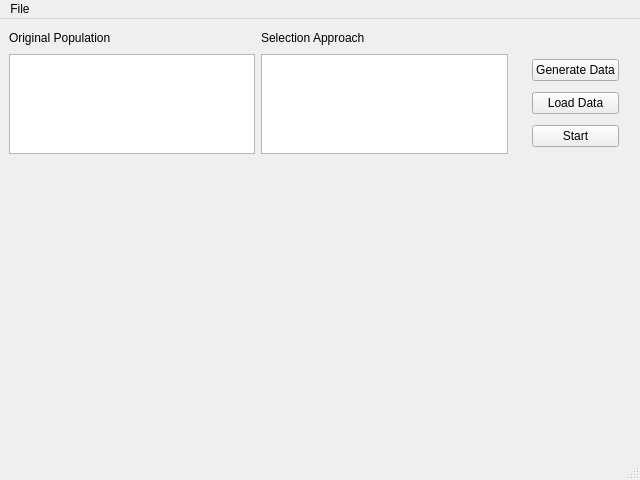
<?xml version="1.0" encoding="UTF-8"?>
<ui version="4.0">
 <class>MainWindow</class>
 <widget class="QMainWindow" name="MainWindow">
  <property name="geometry">
   <rect>
    <x>0</x>
    <y>0</y>
    <width>640</width>
    <height>480</height>
   </rect>
  </property>
  <property name="windowTitle">
   <string>Genomic Selection Simulation</string>
  </property>
  <widget class="QWidget" name="centralwidget">
   <layout class="QGridLayout" name="gridLayout">
    <item row="0" column="0">
     <widget class="QLabel" name="labelOrgPopulation">
      <property name="maximumSize">
       <size>
        <width>16777215</width>
        <height>20</height>
       </size>
      </property>
      <property name="text">
       <string>Original Population</string>
      </property>
     </widget>
    </item>
    <item row="0" column="1">
     <widget class="QLabel" name="labelSelectionApproach">
      <property name="maximumSize">
       <size>
        <width>16777215</width>
        <height>20</height>
       </size>
      </property>
      <property name="text">
       <string>Selection Approach</string>
      </property>
     </widget>
    </item>
    <item row="3" column="0">
     <widget class="QListWidget" name="listWidgetOrgPopulation">
      <property name="maximumSize">
       <size>
        <width>16777215</width>
        <height>100</height>
       </size>
      </property>
     </widget>
    </item>
    <item row="3" column="1">
     <widget class="QListWidget" name="listWidgetSelectionApproach">
      <property name="maximumSize">
       <size>
        <width>16777215</width>
        <height>100</height>
       </size>
      </property>
     </widget>
    </item>
    <item row="7" column="0" colspan="8">
     <widget class="QWidget" name="canvas" native="true">
      <property name="minimumSize">
       <size>
        <width>0</width>
        <height>167</height>
       </size>
      </property>
     </widget>
    </item>
    <item row="8" column="0" colspan="8">
     <widget class="QLabel" name="labelStatus">
      <property name="maximumSize">
       <size>
        <width>16777215</width>
        <height>20</height>
       </size>
      </property>
      <property name="text">
       <string/>
      </property>
     </widget>
    </item>
    <item row="3" column="5">
     <layout class="QVBoxLayout" name="verticalLayout">
      <item>
       <widget class="QPushButton" name="btnGenerateData">
        <property name="text">
         <string>Generate Data</string>
        </property>
       </widget>
      </item>
      <item>
       <widget class="QPushButton" name="btnLoadData">
        <property name="text">
         <string>Load Data</string>
        </property>
       </widget>
      </item>
      <item>
       <widget class="QPushButton" name="btnStart">
        <property name="text">
         <string>Start</string>
        </property>
       </widget>
      </item>
     </layout>
    </item>
   </layout>
  </widget>
  <widget class="QMenuBar" name="menubar">
   <property name="geometry">
    <rect>
     <x>0</x>
     <y>0</y>
     <width>640</width>
     <height>25</height>
    </rect>
   </property>
   <widget class="QMenu" name="menuFile">
    <property name="title">
     <string>File</string>
    </property>
    <addaction name="actionExit"/>
    <addaction name="actionOpenData"/>
   </widget>
   <addaction name="menuFile"/>
  </widget>
  <widget class="QStatusBar" name="statusbar"/>
  <action name="actionExit">
   <property name="text">
    <string>Exit</string>
   </property>
  </action>
  <action name="actionOpenData">
   <property name="text">
    <string>Open Data File</string>
   </property>
  </action>
 </widget>
 <resources/>
 <connections/>
</ui>
